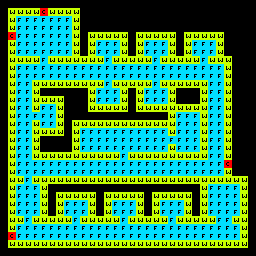

A level layout from a 2D game, rendered from its tile map. Below: a short description, then the map file with tile-grid data replaced by summaries:
An orthogonal 32x32 tile map with 8x8 px tiles, 2 tile layers (tileData, connectData).

<map version="1.0" orientation="orthogonal" width="32" height="32" tilewidth="8" tileheight="8">
 <tileset firstgid="1" name="tileset" tilewidth="8" tileheight="8">
  <image source="../../tile_sheet.png" width="64" height="64" />
 </tileset>
 <layer name="tileData" width="32" height="32">
  <data>[1024 cells, 714 non-empty, 2 distinct tile ids]</data>
 </layer>
 <layer name="connectData" width="32" height="32">
  <data>[1024 cells, 4 non-empty, 1 distinct tile ids]</data>
 </layer>
</map>